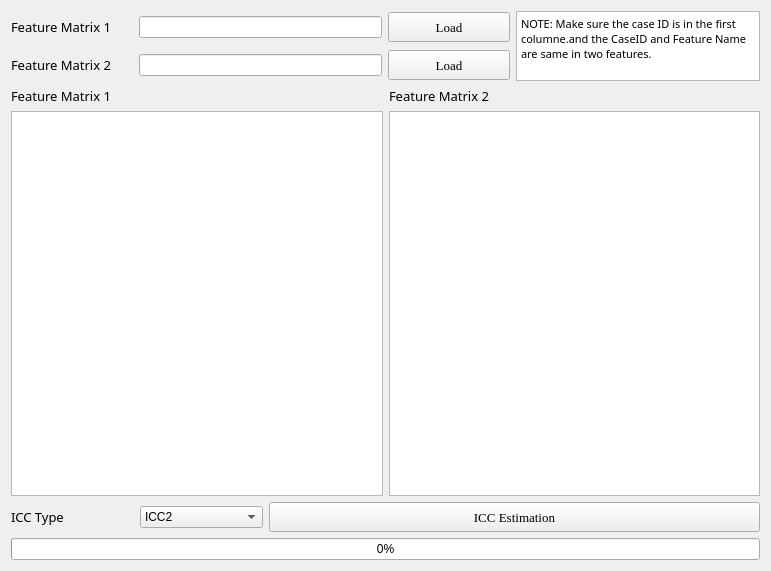
<?xml version="1.0" encoding="UTF-8"?>
<ui version="4.0">
 <class>IccEstimation</class>
 <widget class="QWidget" name="IccEstimation">
  <property name="geometry">
   <rect>
    <x>0</x>
    <y>0</y>
    <width>771</width>
    <height>571</height>
   </rect>
  </property>
  <property name="windowTitle">
   <string>Feature Merge</string>
  </property>
  <layout class="QHBoxLayout" name="horizontalLayout_2">
   <item>
    <layout class="QVBoxLayout" name="verticalLayout">
     <item>
      <layout class="QGridLayout" name="gridLayout" columnstretch="1,2,1,2" columnminimumwidth="1,2,1,2">
       <item row="0" column="0">
        <widget class="QLabel" name="label">
         <property name="font">
          <font>
           <family>Adobe Devanagari</family>
           <pointsize>10</pointsize>
          </font>
         </property>
         <property name="text">
          <string>Feature Matrix 1</string>
         </property>
        </widget>
       </item>
       <item row="0" column="1">
        <widget class="QLineEdit" name="lineEditFeature1Path"/>
       </item>
       <item row="0" column="2">
        <widget class="QPushButton" name="buttonLoadFeatureMatrix1">
         <property name="sizePolicy">
          <sizepolicy hsizetype="Minimum" vsizetype="Fixed">
           <horstretch>0</horstretch>
           <verstretch>0</verstretch>
          </sizepolicy>
         </property>
         <property name="minimumSize">
          <size>
           <width>0</width>
           <height>30</height>
          </size>
         </property>
         <property name="font">
          <font>
           <family>Times New Roman</family>
           <pointsize>10</pointsize>
          </font>
         </property>
         <property name="text">
          <string>Load</string>
         </property>
        </widget>
       </item>
       <item row="0" column="3" rowspan="2">
        <widget class="QTextEdit" name="textEditDescription">
         <property name="font">
          <font>
           <family>Adobe Devanagari</family>
           <pointsize>10</pointsize>
          </font>
         </property>
         <property name="html">
          <string>&lt;!DOCTYPE HTML PUBLIC &quot;-//W3C//DTD HTML 4.0//EN&quot; &quot;http://www.w3.org/TR/REC-html40/strict.dtd&quot;&gt;
&lt;html&gt;&lt;head&gt;&lt;meta name=&quot;qrichtext&quot; content=&quot;1&quot; /&gt;&lt;style type=&quot;text/css&quot;&gt;
p, li { white-space: pre-wrap; }
&lt;/style&gt;&lt;/head&gt;&lt;body style=&quot; font-family:'Adobe Devanagari'; font-size:10pt; font-weight:400; font-style:normal;&quot;&gt;
&lt;p style=&quot; margin-top:0px; margin-bottom:0px; margin-left:0px; margin-right:0px; -qt-block-indent:0; text-indent:0px;&quot;&gt;&lt;span style=&quot; font-family:'SimSun'; font-size:8pt;&quot;&gt;NOTE: Make sure the case ID is in the first columne.and the CaseID and Feature Name are same in two features.&lt;/span&gt;&lt;/p&gt;&lt;/body&gt;&lt;/html&gt;</string>
         </property>
        </widget>
       </item>
       <item row="1" column="0">
        <widget class="QLabel" name="label_2">
         <property name="font">
          <font>
           <family>Adobe Devanagari</family>
           <pointsize>10</pointsize>
          </font>
         </property>
         <property name="text">
          <string>Feature Matrix 2</string>
         </property>
        </widget>
       </item>
       <item row="1" column="1">
        <widget class="QLineEdit" name="lineEditFeature2Path"/>
       </item>
       <item row="1" column="2">
        <widget class="QPushButton" name="buttonLoadFeatureMatrix2">
         <property name="sizePolicy">
          <sizepolicy hsizetype="Minimum" vsizetype="Fixed">
           <horstretch>0</horstretch>
           <verstretch>0</verstretch>
          </sizepolicy>
         </property>
         <property name="minimumSize">
          <size>
           <width>0</width>
           <height>30</height>
          </size>
         </property>
         <property name="font">
          <font>
           <family>Times New Roman</family>
           <pointsize>10</pointsize>
          </font>
         </property>
         <property name="text">
          <string>Load</string>
         </property>
        </widget>
       </item>
      </layout>
     </item>
     <item>
      <layout class="QGridLayout" name="gridLayout_2">
       <item row="1" column="0">
        <widget class="QTableWidget" name="tableFeature1"/>
       </item>
       <item row="0" column="0">
        <widget class="QLabel" name="label_5">
         <property name="font">
          <font>
           <family>Adobe Devanagari</family>
           <pointsize>10</pointsize>
          </font>
         </property>
         <property name="text">
          <string>Feature Matrix 1</string>
         </property>
        </widget>
       </item>
       <item row="1" column="1">
        <widget class="QTableWidget" name="tableFeature2"/>
       </item>
       <item row="0" column="1">
        <widget class="QLabel" name="label_6">
         <property name="font">
          <font>
           <family>Adobe Devanagari</family>
           <pointsize>10</pointsize>
          </font>
         </property>
         <property name="text">
          <string>Feature Matrix 2</string>
         </property>
        </widget>
       </item>
      </layout>
     </item>
     <item>
      <layout class="QHBoxLayout" name="horizontalLayout" stretch="1,1,4">
       <item>
        <widget class="QLabel" name="label_7">
         <property name="font">
          <font>
           <family>Adobe Devanagari</family>
           <pointsize>10</pointsize>
          </font>
         </property>
         <property name="text">
          <string>ICC Type</string>
         </property>
        </widget>
       </item>
       <item>
        <widget class="QComboBox" name="comboIccType">
         <property name="currentIndex">
          <number>1</number>
         </property>
         <item>
          <property name="text">
           <string>ICC1</string>
          </property>
         </item>
         <item>
          <property name="text">
           <string>ICC2</string>
          </property>
         </item>
         <item>
          <property name="text">
           <string>ICC3</string>
          </property>
         </item>
        </widget>
       </item>
       <item>
        <widget class="QPushButton" name="buttonIccEstimate">
         <property name="sizePolicy">
          <sizepolicy hsizetype="Minimum" vsizetype="Fixed">
           <horstretch>0</horstretch>
           <verstretch>0</verstretch>
          </sizepolicy>
         </property>
         <property name="minimumSize">
          <size>
           <width>0</width>
           <height>30</height>
          </size>
         </property>
         <property name="font">
          <font>
           <family>Times New Roman</family>
           <pointsize>10</pointsize>
          </font>
         </property>
         <property name="text">
          <string>ICC Estimation</string>
         </property>
        </widget>
       </item>
      </layout>
     </item>
     <item>
      <widget class="QProgressBar" name="progressBar">
       <property name="value">
        <number>0</number>
       </property>
      </widget>
     </item>
    </layout>
   </item>
  </layout>
 </widget>
 <resources/>
 <connections/>
</ui>
